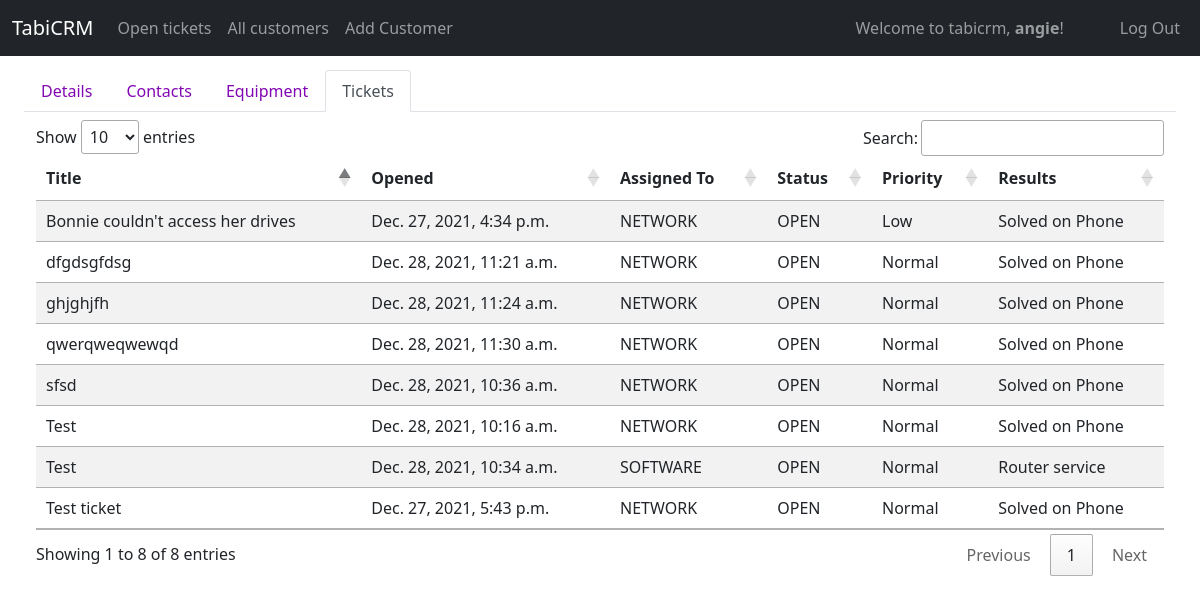
The page /display_tickets/1 (signed in) on the database as committed earlier.
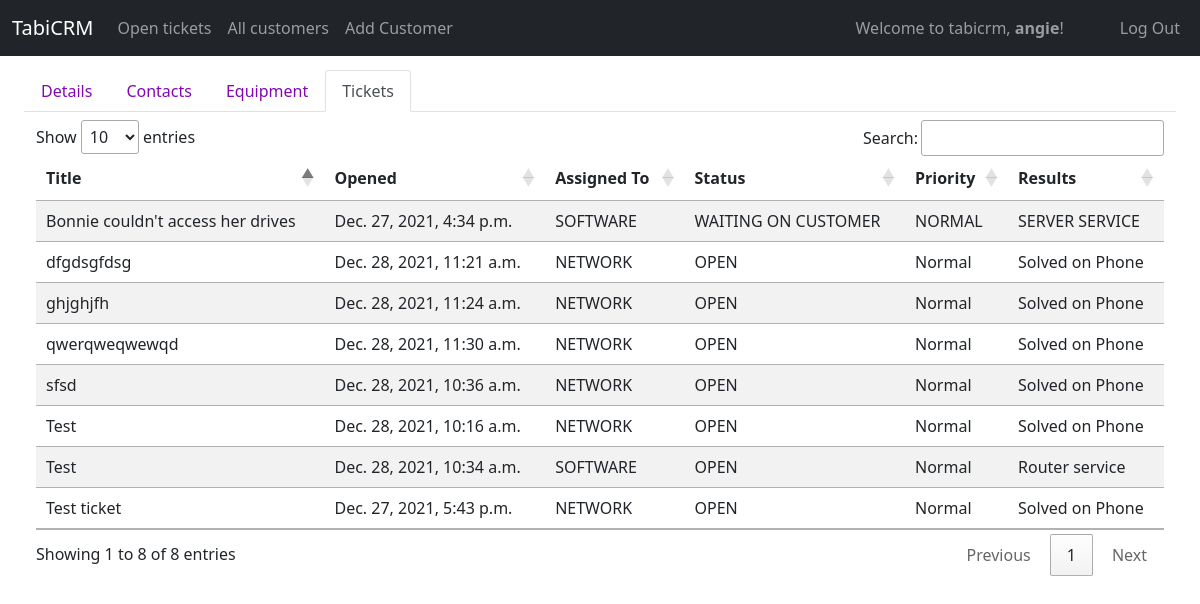
The same page on the database as committed later.
### tabicrm/models.py (models this page shows, shortened)
class Ticket(models.Model):
    OPEN='OPEN'
    IN_PROGRESS='IN PROGRESS'
    WAITING_ON_CUSTOMER = 'WAITING ON CUSTOMER'
    CLOSED = 'CLOSED'
    LOW = 'LOW'
    NORMAL = 'NORMAL'
    HIGH = 'HIGH'
    URGENT = 'URGENT'
    SOLVED_ON_PHONE = 'SOLVED ON PHONE'
    SERVER_SERVICE = 'SERVER SERVICE'
    ROUTER_SERVICE = 'ROUTER SERVICE'
    CONTRACT_SERVICE = 'CONTRACT SERVICE'
    NON_CONTRACT_SERVICE = 'NON-CONTRACT SERVICE'
    NETWORK_SUPPORT_TEAM = "NETWORK"
    SOFTWARE_SUPPORT_TEAM = "SOFTWARE"
    SERVER_SUPPORT_TEAM = "SERVER"
    HARDWARE_SUPPORT_TEAM = "HARDWARE"
    SALES_TEAM = "SALES"
    DEVELOPMENT_TEAM = "DEVELOPMENT"
    STATUS_CHOICES = [
        (OPEN, 'OPEN'),
        (IN_PROGRESS, 'IN PROGRESS'),
        (WAITING_ON_CUSTOMER, 'WAITING ON CUSTOMER'),
        (CLOSED, 'CLOSED')
    ]
    PRIORITY_CHOICES = [
        (LOW, 'LOW'),
        (NORMAL, 'NORMAL'),
        (HIGH, 'HIGH'),
        (URGENT, 'URGENT')
    ]
    RESULTS_CHOICES = [
        (SOLVED_ON_PHONE, 'SOLVED ON PHONE'),
        (SERVER_SERVICE, 'SERVER SERVICE'),
        (ROUTER_SERVICE, 'ROUTER SERVICE'),
        (CONTRACT_SERVICE, 'CONTRACT SERVICE'),
        (NON_CONTRACT_SERVICE, 'NON-CONTRACT SERVICE')
    ]
    TEAM_CHOICES = [
        (NETWORK_SUPPORT_TEAM, "NETWORK SUPPORT"),
        (SOFTWARE_SUPPORT_TEAM, "SOFTWARE SUPPORT"),
        (SERVER_SUPPORT_TEAM, "SERVER SUPPORT"),
        (HARDWARE_SUPPORT_TEAM, "HARDWARE SUPPORT"),
        (SALES_TEAM, "SALES"),
        (DEVELOPMENT_TEAM, "DEVELOPMENT")
    ]
    id = models.AutoField(primary_key=True)
    customer = models.ForeignKey(Customer, on_delete=CASCADE, related_name="customer_ticket")
    assigned_to = models.CharField(max_length=255, choices=TEAM_CHOICES, default=SOFTWARE_SUPPORT_TEAM)
    owned_by = models.ForeignKey(User, on_delete=SET_NULL, related_name="ticket_ownedby", blank=True, null=True)
    title = models.CharField(max_length=255)
    status =  models.CharField(max_length=255, choices=STATUS_CHOICES, default=OPEN)
    priority = models.CharField(max_length=255, choices=PRIORITY_CHOICES, default=NORMAL)
    results = models.CharField(max_length=255, choices=RESULTS_CHOICES, default=SOLVED_ON_PHONE)
    description = models.TextField(blank=True, null=True)
    solution = models.TextField(blank=True, null=True)
    added_by = models.ForeignKey(User, on_delete=SET_NULL, related_name="ticket_addedby", blank=True, null=True)
    updated_by = models.ForeignKey(User, on_delete=SET_NULL, related_name="ticket_updatedon", blank=True, null=True)
    created_on = models.DateTimeField(auto_now_add=True)
    updated_on = models.DateTimeField(auto_now=True)

### tabicrm/views/ticket.py (the view)
# urls.py: path("display_tickets/<int:id>", views.display_tickets, name="display_tickets"),
@login_required
def display_tickets(request, id):
    customer = Customer.objects.get(id = id)
    tickets = Ticket.objects.filter(customer = customer)
    return render(request,"tabicrm/full_forms/display_tickets.html", {"tickets": tickets, 'customer': customer, 'cust_tickets': True })

### tabicrm/templates/tabicrm/full_forms/display_tickets.html
{% extends "tabicrm/layout.html" %}
{% load static %}
{% load humanize %}
{% block body %}
<div class="container-fluid mt-2">
    {% include 'tabicrm/partials/customer_nav.html' %}
    <div class="container-fluid mt-2">
        <table class="table table-striped table-responsive" id="ticketsTable">
            <thead class="thead-dark">
                <tr>
                    <th scope="col">Title</th>
                    <th scope="col">Opened</th>
                    <th scope="col">Assigned To</th>
                    <th scope="col">Status</th>
                    <th scope="col">Priority</th>
                    <th scope="col">Results</th>
                </tr>
            </thead>
            <tbody>
                {% for ticket in tickets %}
                <tr class="select-customer" onclick="viewSingleTicketForm('{{ticket.id}}')">
                    <td>{{ticket.title}}</td>
                    <td>{{ticket.created_on}}</td>
                    <td>{{ticket.assigned_to}}</td>
                    <td>{{ticket.status}}</td>
                    <td>{{ticket.priority}}</td>
                    <td>{{ticket.results}}</td>
                </tr>
                {% endfor%}
            </tbody>
        </table>
    </div>
</div>
{% endblock %}

Rows that differ between the two databases and show on the page:
changed Ticket "Bonnie couldn't access her drives": assigned_to "NETWORK" → "SOFTWARE"; status "OPEN" → "WAITING ON CUSTOMER"; priority "Low" → "NORMAL"; results "Solved on Phone" → "SERVER SERVICE"
